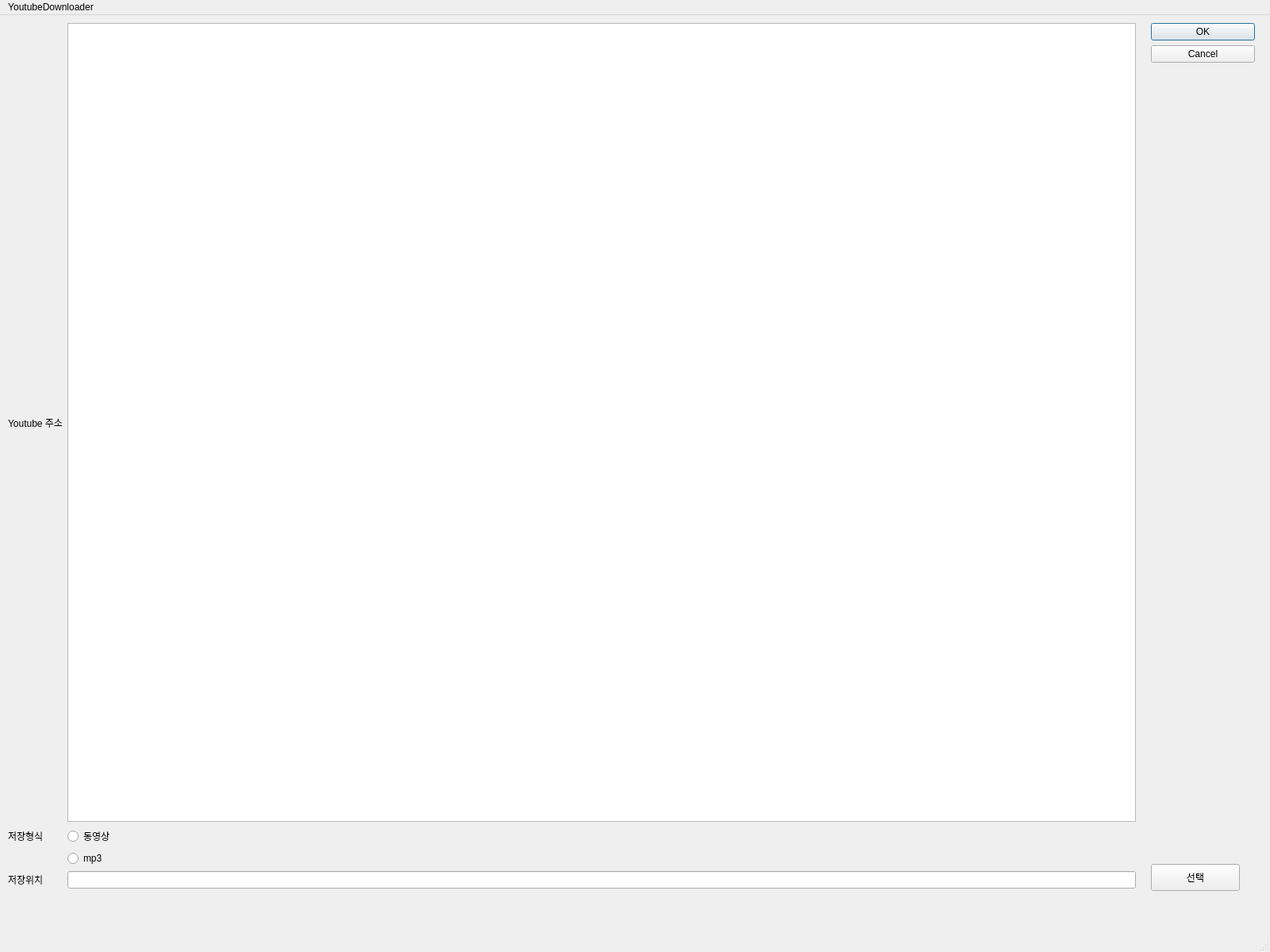
<?xml version="1.0" encoding="UTF-8"?>
<ui version="4.0">
 <class>MainWindow</class>
 <widget class="QMainWindow" name="MainWindow">
  <property name="geometry">
   <rect>
    <x>0</x>
    <y>0</y>
    <width>1600</width>
    <height>1200</height>
   </rect>
  </property>
  <property name="windowTitle">
   <string>MainWindow</string>
  </property>
  <widget class="QWidget" name="centralwidget">
   <widget class="QWidget" name="gridLayoutWidget">
    <property name="geometry">
     <rect>
      <x>10</x>
      <y>10</y>
      <width>1421</width>
      <height>1091</height>
     </rect>
    </property>
    <layout class="QGridLayout" name="gridLayout" rowstretch="0,0,0,0,0,0,0">
     <item row="6" column="0">
      <widget class="QLabel" name="label_3">
       <property name="enabled">
        <bool>true</bool>
       </property>
       <property name="text">
        <string>저장위치</string>
       </property>
      </widget>
     </item>
     <item row="3" column="1">
      <widget class="QRadioButton" name="videoRadio">
       <property name="text">
        <string>동영상</string>
       </property>
      </widget>
     </item>
     <item row="1" column="1">
      <widget class="QPlainTextEdit" name="youtubeURL"/>
     </item>
     <item row="6" column="1">
      <widget class="QLineEdit" name="outputText"/>
     </item>
     <item row="1" column="0">
      <widget class="QLabel" name="label">
       <property name="text">
        <string>Youtube 주소</string>
       </property>
      </widget>
     </item>
     <item row="4" column="1">
      <widget class="QRadioButton" name="mp3Radio">
       <property name="text">
        <string>mp3</string>
       </property>
      </widget>
     </item>
     <item row="3" column="0">
      <widget class="QLabel" name="label_4">
       <property name="sizePolicy">
        <sizepolicy hsizetype="Preferred" vsizetype="Preferred">
         <horstretch>0</horstretch>
         <verstretch>3</verstretch>
        </sizepolicy>
       </property>
       <property name="text">
        <string>저장형식</string>
       </property>
      </widget>
     </item>
    </layout>
   </widget>
   <widget class="QDialogButtonBox" name="buttonBox">
    <property name="geometry">
     <rect>
      <x>1450</x>
      <y>10</y>
      <width>131</width>
      <height>241</height>
     </rect>
    </property>
    <property name="orientation">
     <enum>Qt::Vertical</enum>
    </property>
    <property name="standardButtons">
     <set>QDialogButtonBox::Cancel|QDialogButtonBox::Ok</set>
    </property>
   </widget>
   <widget class="QPushButton" name="outputButton">
    <property name="geometry">
     <rect>
      <x>1450</x>
      <y>1070</y>
      <width>112</width>
      <height>34</height>
     </rect>
    </property>
    <property name="text">
     <string>선택</string>
    </property>
   </widget>
  </widget>
  <widget class="QMenuBar" name="menubar">
   <property name="geometry">
    <rect>
     <x>0</x>
     <y>0</y>
     <width>1600</width>
     <height>31</height>
    </rect>
   </property>
   <widget class="QMenu" name="menuYoutubeDownloader">
    <property name="title">
     <string>YoutubeDownloader</string>
    </property>
    <addaction name="actionExit"/>
   </widget>
   <addaction name="menuYoutubeDownloader"/>
  </widget>
  <widget class="QStatusBar" name="statusbar"/>
  <action name="actionExit">
   <property name="text">
    <string>Exit</string>
   </property>
  </action>
 </widget>
 <resources/>
 <connections/>
</ui>
